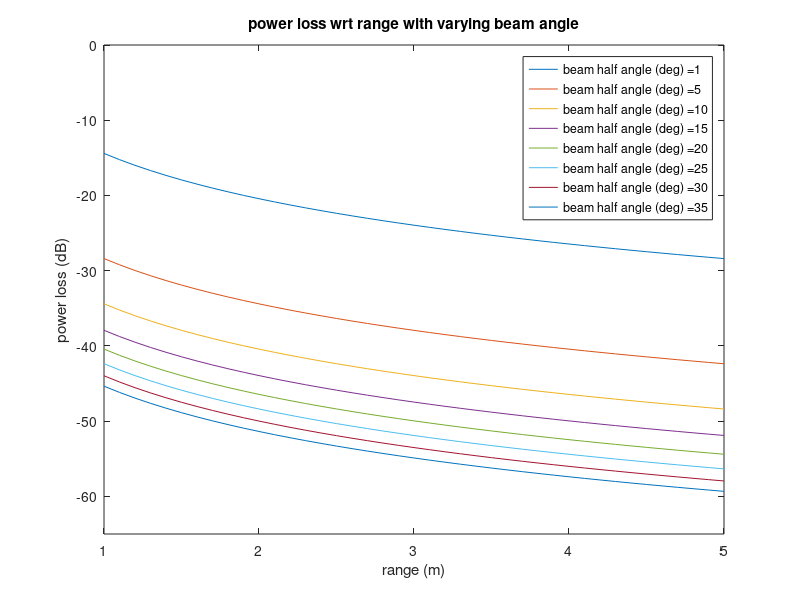

Write the MATLAB code that produced this figure.

%% Initialising vectors

% beam half angle (=path angle)
theta = [1 5 10 15 20 25 30 35];
% range
r = [1:0.1:5];

a = log(0.5);

% Lambertian index n
n = zeros(1,length(theta));

for i = 1:8
    n(1,i)= a/(log(cosd(theta(i))));
end

%% Power loss calculation and graphs
for i = 1:8
    A = n(:,i) + 1;
    C = (A*(cosd(theta(i))^A))/(2*pi);
        for j = 1:length(r)
        P_loss(j,i) = 10*log10(C*(r(:,j).^(-2))*1e-04); % per 1cm2 A_coll
        P_loss(P_loss>0)=0;     %comment out this line if you don't want to make this artificially zero
        end
    plot(r,P_loss(:,i))
    xlabel 'range (m)'
    ylim([-65 0]);              %comment out to see wider loss
    ylabel 'power loss (dB)'
    title 'power loss wrt range with varying beam angle'
    hold on
    % save legend entry
    LegendsStrings{i} = ['beam half angle (deg) =',num2str(theta(i))];
    A = 0;
    B = 0;
    C = 0;
    end
 legend(LegendsStrings)